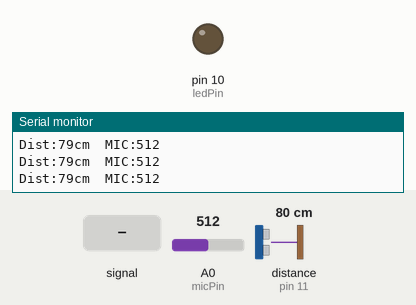
A sketch run on a simulated Arduino Uno, built with avr-gcc and run on an emulated ATmega328P. On the bench: output pins drawn as LEDs (lit = HIGH), the last lines printed to the serial monitor. Wiring (inferred from the names in the program): ultrasonic range finder: trigger pin 12; echo pin 11. The inputs (shaded band) are chosen by the test bench; at power-on: A0 (micPin) = 512, distance to the obstacle (sensor on pin 11) 80 cm. The echo pulse lasts 58.3 µs per cm; random numbers use the default seed unless the sketch sets one; pins used as bus, display or sensor lines are not drawn.

Above: at 1.2 s.
1.3 s: A0 (micPin) fed a 200 Hz sine of ±255 counts around its level
4.3 s: A0 (micPin) set to 306
At 5.06 s:
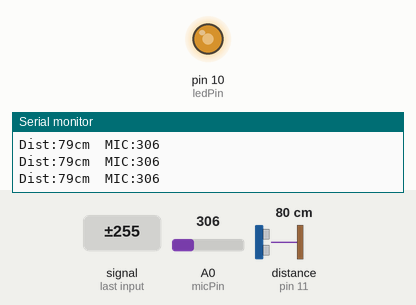
7.3 s: distance to the obstacle (sensor on pin 11) set to 97 cm
At 9.77 s:
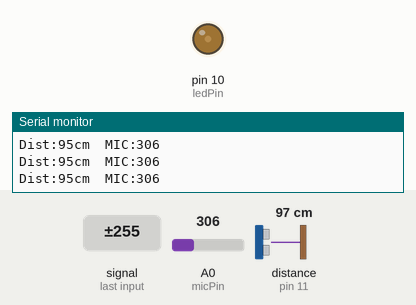
10.3 s: distance to the obstacle (sensor on pin 11) set to 105 cm
11.8 s: A0 (micPin) fed a 2 Hz sine of ±306 counts around its level
14.8 s: distance to the obstacle (sensor on pin 11) set to 2 cm
At 15.77 s:
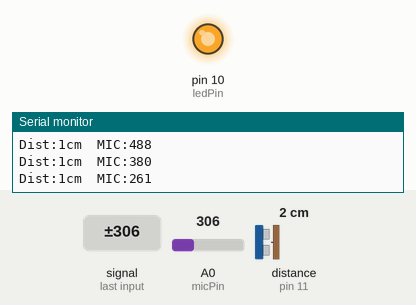
Timing chart, 0 to 18.8 s (numbered marks = the images above; inputs shaded):
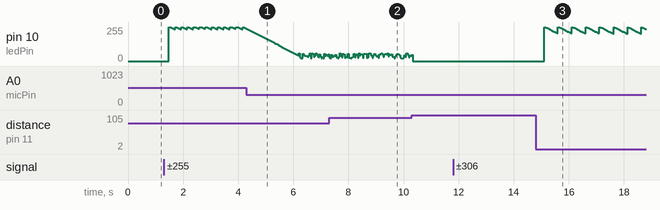

The sketch:

SR04_MIC_Candle_LED.ino
```cpp
// SR04 + MIC candle effect on LED
// Interaction:
// - When distance < 100cm, blow into MIC (A0) to trigger candle-like fade
// - Candle effect: start very bright, then decay to a dim flickering state
// Pins per existing sketches:
//   HC-SR04: trig D12, echo D11
//   MIC: A0
//   LED: D6 (PWM)

// Ultrasonic pins
const int trigPin = 12;
const int echoPin = 11;

// MIC and LED
const int micPin = A0;
const int ledPin = 10;  // PWM capable

// Behavior tunables
const long distanceThresholdCm = 100;  // only react when closer than this
const int micBlowThreshold = 600;      // adjust to your MIC module (raw ADC)
const int candleBright = 255;          // initial brightness
const int candleDim = 40;              // target dim level
const unsigned long candleDurationMs = 2000; // total decay time

// Flicker parameters
const int flickerRange = 20;           // +/- around target dim
const unsigned long flickerIntervalMs = 60;  // update flicker rate

// State
bool candleActive = false;
unsigned long candleStartMs = 0;

void setup() {
  Serial.begin(9600);
  pinMode(trigPin, OUTPUT);
  pinMode(echoPin, INPUT);
  pinMode(ledPin, OUTPUT);
  analogWrite(ledPin, 0);
}

long readDistanceCm() {
  digitalWrite(trigPin, LOW);
  delayMicroseconds(2);
  digitalWrite(trigPin, HIGH);
  delayMicroseconds(10);
  digitalWrite(trigPin, LOW);
  long duration = pulseIn(echoPin, HIGH, 30000); // timeout ~30ms
  if (duration == 0) return 9999; // out of range
  long distance = (duration / 2) / 29.4;
  return distance;
}

void startCandle() {
  candleActive = true;
  candleStartMs = millis();
  analogWrite(ledPin, candleBright);
}

void updateCandle() {
  if (!candleActive) return;
  unsigned long elapsed = millis() - candleStartMs;
  if (elapsed >= candleDurationMs) {
    // Hold at dim with flicker
    int base = candleDim;
    int flick = random(-flickerRange, flickerRange + 1);
    int level = base + flick;
    if (level < 0) level = 0;
    if (level > 255) level = 255;
    analogWrite(ledPin, level);
  } else {
    // Linear decay from bright to dim over candleDurationMs
    float p = (float)elapsed / (float)candleDurationMs; // 0..1
    int level = (int)((1.0 - p) * candleBright + p * candleDim);
    analogWrite(ledPin, level);
  }
}

void loop() {
  long distance = readDistanceCm();
  int micRaw = analogRead(micPin);

  // Debug
  Serial.print("Dist:"); Serial.print(distance); Serial.print("cm  MIC:"); Serial.println(micRaw);

  if (distance < distanceThresholdCm) {
    // Only when close enough, blowing triggers candle
    if (micRaw > micBlowThreshold) {
      startCandle();
    }
  } else {
    // Out of range: turn off candle effect
    candleActive = false;
    analogWrite(ledPin, 0);
  }

  updateCandle();
  delay(30);
}
```

Measured:
- after the input at 14.8 s, pin 10 (ledPin): ramps from 255/255 to 204/255 and jumps back, once every 0.50 s
